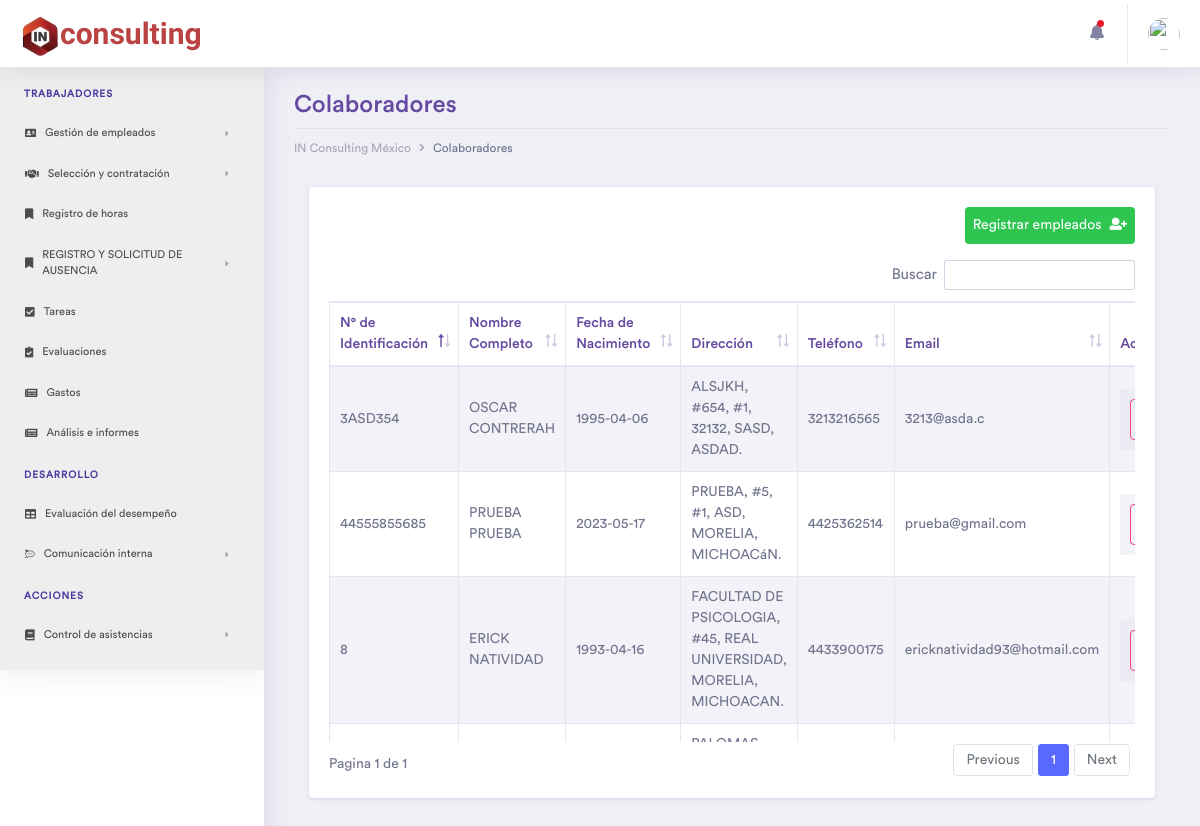
/Empleados (signed in), run on the app's committed database.
### tables this page shows
CREATE TABLE `emergencia` (
  `idEmergencia` int(11) NOT NULL,
  `nameEmer` varchar(50) NOT NULL,
  `parentesco` varchar(45) NOT NULL,
  `phoneEmer` varchar(15) NOT NULL,
  `Empleados_idEmpleados` int(11) NOT NULL
);

CREATE TABLE `empleados` (
  `idEmpleados` int(11) NOT NULL,
  `name` varchar(45) NOT NULL,
  `lastname` varchar(45) NOT NULL,
  `genero` varchar(1) NOT NULL,
  `fNac` date NOT NULL,
  `phone` varchar(15) NOT NULL,
  `email` varchar(45) NOT NULL,
  `password` text NOT NULL,
  `identificacion` varchar(45) NOT NULL,
  `CURP` varchar(20) NOT NULL,
  `NSS` varchar(15) NOT NULL,
  `RFC` varchar(15) NOT NULL,
  `street` varchar(45) NOT NULL,
  `numE` varchar(5) NOT NULL,
  `numI` varchar(5) DEFAULT NULL,
  `colonia` varchar(45) NOT NULL,
  `CP` varchar(8) NOT NULL,
  `municipio` varchar(30) NOT NULL,
  `estado` varchar(45) NOT NULL,
  `status` int(1) NOT NULL DEFAULT 1,
  `fecha_contratado` timestamp NOT NULL DEFAULT current_timestamp(),
  `cambio_password` int(11) NOT NULL DEFAULT 0
);

### controller/plantilla.controlador.php (called while the page is built)
<?php
Class ControladorPlantilla{
	public function ctrTraerPlantilla(){
		include "view/plantilla.php";
	}
}

### index.php (called while the page is built)
<?php
require_once "controller/plantilla.controlador.php";
require_once "controller/formularios.controlador.php";
require_once "model/formularios.modelo.php";
$plantilla = new ControladorPlantilla();
$plantilla -> ctrTraerPlantilla();

### controller/formularios.controlador.php (called while the page is built, shortened)
<?php
class ControladorFormularios{
	static public function ctrVerEmpleados($item, $valor){
		$tabla = "empleados";
		$respuesta = ModeloFormularios::mdlVerEmpleados($tabla, $item, $valor);
		return $respuesta;
	}
	static public function ctrNumeroTelefonico($phone){
		$numero = ModeloFormularios::mdlNumeroTelefonico($phone);
		return $numero;
	}
}

### model/conexion.php (called while the page is built)
<?php
class Conexion{
  static public function conectar(){
    $link = new PDO("mysql:host=localhost;dbname=inrh",
                  "root",
                  "");
    $link->exec("set names utf8");
    return $link;
  }
}

### model/formularios.modelo.php (called while the page is built, shortened)
<?php
require_once "conexion.php";
class ModeloFormularios{
	static public function mdlVerEmpleados($tabla, $item, $valor){
		if($item == null && $valor == null){
			$sql = "SELECT e.idEmpleados, e.name, e.lastname, e.genero, e.fNac, e.phone, e.email, e.identificacion, e.NSS, e.RFC, e.street, e.numE, e.numI, e.colonia, e.CP, e.estado, e.municipio, e.fecha_contratado, e.status, m.nameEmer, m.parentesco, m.phoneEmer
			FROM empleados e
			INNER JOIN emergencia m ON e.idEmpleados = m.Empleados_idEmpleados WHERE status = 1 ORDER BY idEmpleados DESC;";
			$stmt = Conexion::conectar()->prepare($sql);
			$stmt->execute();
			return $stmt -> fetchAll();
		}
	}
	static public function mdlNumeroTelefonico($number){
		$number = preg_replace('/[^0-9]/', '', $number);
		$length = strlen($number);
		if($length == 10){
			$number = preg_replace('/([0-9]{
				3}
				)([0-9]{
				3}
				)([0-9]{
				4}
			)/', '($1) $2-$3', $number);
		}
		elseif($length == 11){
			$number = preg_replace('/([0-9]{
				1}
				)([0-9]{
				3}
				)([0-9]{
				3}
				)([0-9]{
				4}
			)/', '+$1 ($2) $3-$4', $number);
		}
		return $number;
	}
}

### view/pages/Empleados.php (the view, shortened to what this page needs)
<?php
$empleados = ControladorFormularios::ctrVerEmpleados(null, null);
?><div class="container-fluid dashboard-content ">
	<div class="row">
		<div class="col-xl-12 col-lg-12 col-md-12 col-sm-12 col-12">
			<div class="page-header">
				<h2 class="pageheader-title">Colaboradores</h2>
				<div class="page-breadcrumb">
					<nav aria-label="breadcrumb">
						<ol class="breadcrumb">
							<li class="breadcrumb-item"><a href="Inicio" class="breadcrumb-link">IN Consulting México</a></li>
							<li class="breadcrumb-item active" aria-current="page">Colaboradores</li>
						</ol>
					</nav>
				</div>
			</div>
		</div>
	</div>
	<div class="ecommerce-widget">
		<div class="col-xl-12 col-lg-12 col-md-12 col-sm-12 col-12">
			<div class="card">
				<div class="card-body">
					<a href="RegistroEmpleados" class="btb btn-success p-2 rounded mb-3 float-right">
						Registrar empleados<i class="fas fa-user-plus ml-2"></i>
					</a>
					<div class="table-responsive">
						<table id="example" class="table table-striped table-bordered second" style="width:100%">
							<thead>
								<tr>
									<th>N° de Identificación</th>
									<th>Nombre Completo</th>
									<th>Fecha de Nacimiento</th>
									<th>Dirección</th>
									<th>Teléfono</th>
									<th>Email</th>
									<th>Acciones</th>
								</tr>
							</thead>
							<tbody>
								<?php foreach ($empleados as $key => $value): ?>
								<tr>
									<td><?php echo strtoupper($value['identificacion']); ?></td>
									<td><?php echo strtoupper($value['name'].' '.$value['lastname']); ?></td>
									<td><?php echo $value['fNac']; ?></td>
								<?php if ($value['numI']==null || $value['numI'] == ""): ?>
									<td><?php echo strtoupper($value['street'].", #".$value['numE'].", ".$value['colonia'].", ".$value['municipio'].", ".$value['estado']."."); ?></td>
								<?php else: ?>
									<td><?php echo strtoupper($value['street'].", #".$value['numE'].", #".$value['numI'].", ".$value['colonia'].", ".$value['municipio'].", ".$value['estado']."."); ?></td>
								<?php endif ?>
								<?php
									$formattedNumber = ControladorFormularios::ctrNumeroTelefonico($value['phone']);
								?>
									<td><?php echo $formattedNumber; ?></td>
									<td><?php echo $value['email']; ?></td>
									<td>
										<table>
											<tr>
												<td>
													<form method="POST" action="Colaborador">
													<button class="btn btn btn-outline-secondary rounded btn-block" name="Editar" value="<?php echo $value['idEmpleados'];?>">
													</button>
													</form>
												</td>
											</tr>
										</table>
									</td>
								</tr>
								<?php endforeach ?>
							</tbody>
						</table>
					</div>
				</div>
			</div>
		</div>
	</div>
</div>

### data on the page
emergencia: Empleados_idEmpleados.identificacion "44555855685", Empleados_idEmpleados.lastname "PRUEBA PRUEBA", Empleados_idEmpleados.fNac "2023-05-17", Empleados_idEmpleados.estado "PRUEBA, #5, #1, ASD, MORELIA, MICHOACáN.", Empleados_idEmpleados.phone "4425362514", Empleados_idEmpleados.email "prueba@gmail.com"
emergencia: Empleados_idEmpleados.identificacion "8", Empleados_idEmpleados.lastname "ERICK NATIVIDAD", Empleados_idEmpleados.fNac "1993-04-16", Empleados_idEmpleados.estado "FACULTAD DE PSICOLOGIA, #45, REAL UNIVERSIDAD, MORELIA, MICHOACAN.", Empleados_idEmpleados.phone "4433900175", Empleados_idEmpleados.email "ericknatividad93@hotmail.com"
emergencia: Empleados_idEmpleados.identificacion "3ASD354", Empleados_idEmpleados.lastname "OSCAR CONTRERAH", Empleados_idEmpleados.fNac "1995-04-06", Empleados_idEmpleados.estado "ALSJKH, #654, #1, 32132, SASD, ASDAD.", Empleados_idEmpleados.phone "3213216565", Empleados_idEmpleados.email "3213@asda.c"
